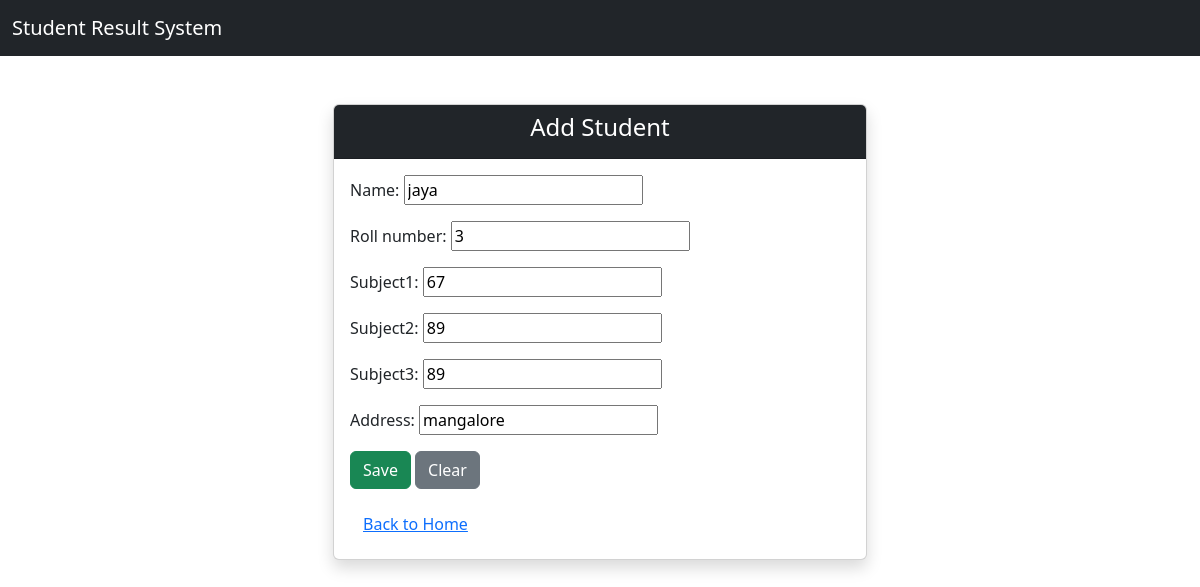
Page /edit/6/ (signed in) on the committed database.
### results/models.py (models this page shows, shortened)
class Student(models.Model):
    name = models.CharField(max_length=100)
    roll_number = models.PositiveIntegerField(unique=True)
    subject1 = models.PositiveIntegerField()
    subject2 = models.PositiveIntegerField()
    subject3 = models.PositiveIntegerField()
    address = models.CharField(max_length=50)

### results/views.py (the view)
# urls.py: path('edit/<int:id>/', views.edit_student, name='edit_student'),
@login_required
def edit_student(request, id):
    student = get_object_or_404(Student, id=id)
    if request.method == 'POST':
        form = StudentForm(request.POST, instance=student)
        if form.is_valid():
            form.save()
            return redirect('student_list')
    else:
        form = StudentForm(instance=student)
    return render(request, 'results/add_student.html', {'form': form})

### results/forms.py
class StudentForm(forms.ModelForm):
    class Meta:
        model = Student
        fields = '__all__'

### results/templates/results/add_student.html (shortened to what this page needs)
{% extends 'results/base.html' %}
{% block content %}
<div class="container mt-5">
    <div class="row justify-content-center">
        <div class="col-md-6">
            <div class="card shadow">
                <div class="card-header bg-dark text-white text-center">
                    <h4>Add Student</h4>
                </div>
                <div class="card-body">
                    <form method="POST">
                        {{ form.as_p }}
                        <button type="submit" class="btn btn-success">Save</button>
                        <button type="reset" class="btn btn-secondary">Clear</button>
                    </form>
                    <a href="/" class="btn btn-link mt-3">Back to Home</a>
                </div>
            </div>
        </div>
    </div>
</div>
{% endblock %}

### rows in the picture
Student: name "jaya", roll_number "3", subject1 "67", subject2 "89", subject3 "89", address "mangalore"
